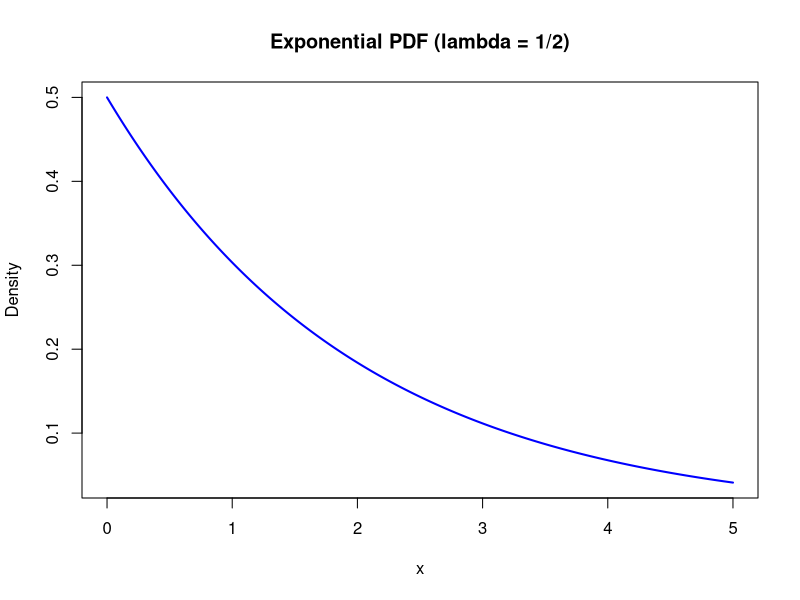
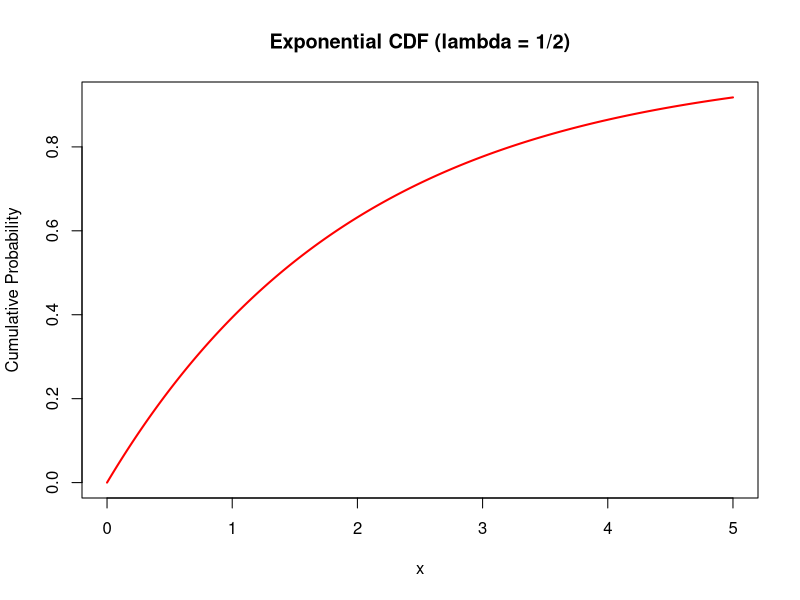
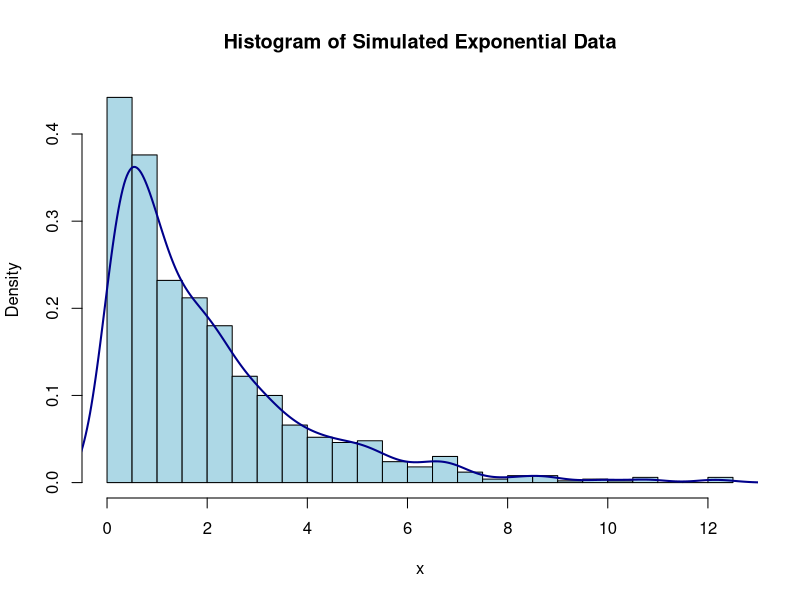

Here is the R script that generated these plots, in order:
## ---- chunk 1
# Q1.Consider that X is the time (in minutes) that a person has to wait in order to 
# take a flight. If each flight takes off each hour X = U(0, 60). 
# Find the probability that (a) waiting time is more than 45 minutes, and 
# (b) waiting time lies between 20 and 30 minutes.
punif(45, min=0, max=60, lower.tail=FALSE)
#or 1-punif(45, min=0, max=60)
punif(30, min=0, max=60)-punif(20, min=0, max=60)
## ---- chunk 2
# Q2.The time (in hours) required to repair a machine is an exponential distributed 
# random variable with parameter lambda = 1/2.
# (a) Find the value of density function at x = 3.
# (b) Plot the graph of exponential probability distribution for 0 <= x <= 5.
# (c) Find the probability that a repair time takes at most 3 hours.
# (d) Plot the graph of cumulative exponential probabilities for 0 <= x <= 5.
# (e) Simulate 1000 exponential distributed random numbers with lambda = 1⁄2 and plot 
# the simulated data.
lambda <- 1/2 
x <- 3
f_x <- dexp(x, rate = lambda)
print(paste("Density function at x=3, ",f_x))

x_vals <- seq(0, 5, by = 0.01)
pdf_vals <- dexp(x_vals, rate = lambda)
plot(x_vals, pdf_vals, type = "l", col = "blue", lwd = 2, 
     main = "Exponential PDF (lambda = 1/2)",
     xlab = "x", ylab = "Density")

print(paste("Probability that a repair time takes at most 3 hours: ",pexp(3, rate=1/2)))

cdf_vals <- pexp(x_vals, rate = lambda)
plot(x_vals, cdf_vals, type = "l", col = "red", lwd = 2, 
     main = "Exponential CDF (lambda = 1/2)",
     xlab = "x", ylab = "Cumulative Probability")

n=1000
sim_data <- rexp(n, rate = lambda)
hist(sim_data, probability = TRUE, col = "lightblue", 
     main = "Histogram of Simulated Exponential Data",
     xlab = "x", breaks = 30)

# Add the theoretical density line on top of the histogram
lines(density(sim_data), col = "darkblue", lwd = 2)
## ---- chunk 3
# Q3.The lifetime of certain equipment is described by a random variable X that 
# follows Gamma distribution with parameters alpha = 2 and beta = 1/3.
# (a) Find the probability that the lifetime of equipment is (i) 3 units of time, 
# and (ii) at least 1 unit of time.
# (b) What is the value of c, if P(X <= c) >= 0.70? (Hint: qgamma())
alpha <- 2  # Shape parameter
beta <- 1/3  # Rate parameter

p_at_3 <- dgamma(3, shape = alpha, scale = beta)
print(paste("Probability that the lifetime of 3 units: ",p_at_3 ))
p_at_least_1 <- 1 - pgamma(1, shape = alpha, scale = beta)
print(paste("Probability that the lifetime of at least 1 unit: ",p_at_least_1 ))

c_value <- qgamma(0.70, shape = alpha, scale = beta)
print(paste("Value of c for P(X <= c) >= 0.70 : ",c_value))
